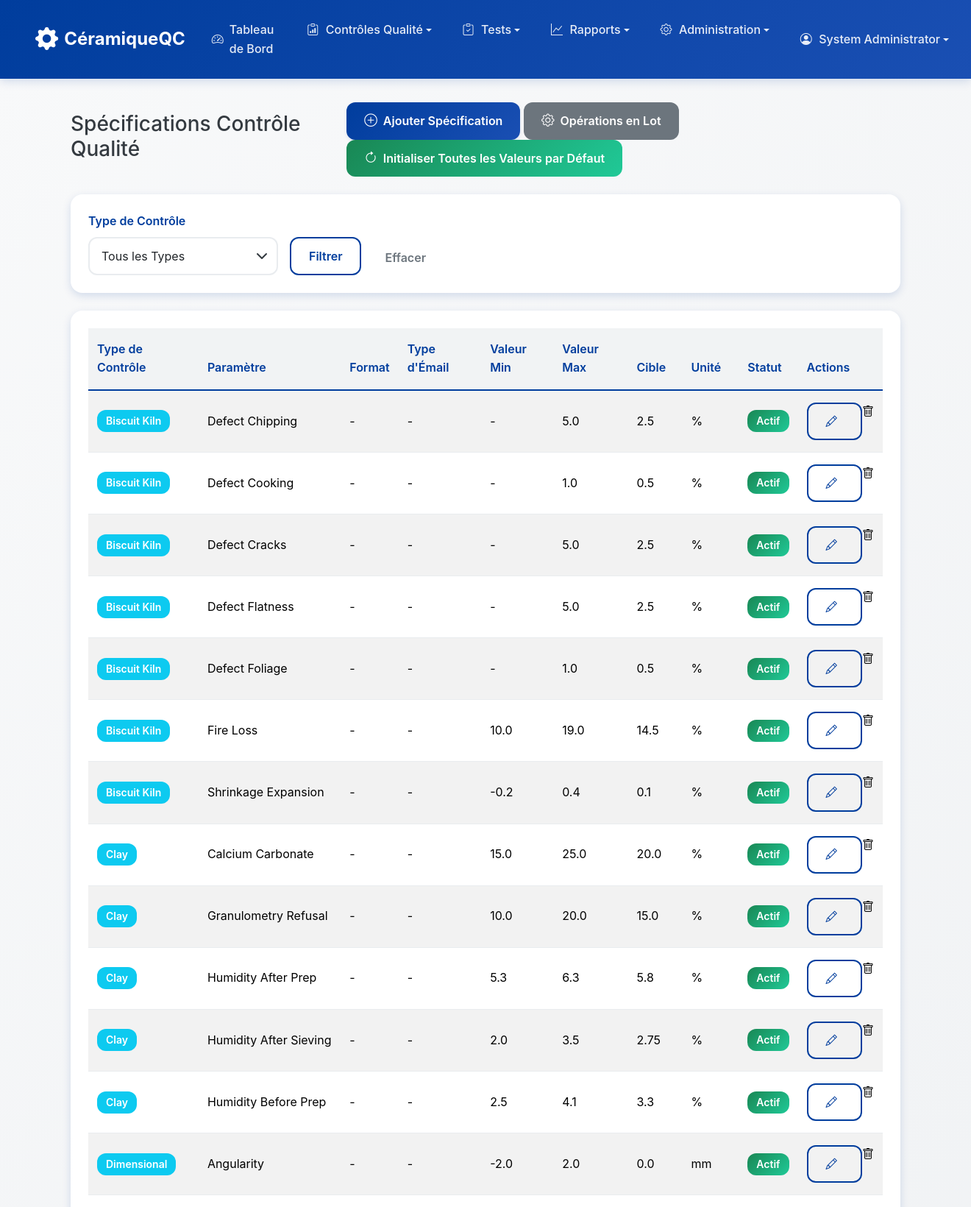
Screenshot of /specifications/ (signed in, upper part) with the database file from the repository.
### models.py (models this page shows, shortened)
class User(UserMixin, db.Model):
    id = db.Column(db.Integer, primary_key=True)
    username = db.Column(db.String(64), unique=True, nullable=False)
    email = db.Column(db.String(120), unique=True, nullable=False)
    password_hash = db.Column(db.String(256))
    role = db.Column(db.String(20), default='controller')  # controller, quality_manager, admin
    full_name = db.Column(db.String(100))
    created_at = db.Column(db.DateTime, default=datetime.utcnow)

class Specification(db.Model):
    id = db.Column(db.Integer, primary_key=True)
    control_type = db.Column(db.String(50), nullable=False)  # clay, press, dryer, etc.
    parameter_name = db.Column(db.String(100), nullable=False)  # humidity_before_prep, thickness, etc.
    format_type = db.Column(db.String(20))  # For format-specific specs (20x20, 25x40, etc.)
    enamel_type = db.Column(db.String(20))  # For enamel-specific specs
    min_value = db.Column(db.Float)
    max_value = db.Column(db.Float)
    target_value = db.Column(db.Float)
    unit = db.Column(db.String(20))  # %, mm, g, N, etc.
    constraints = db.Column(db.Text)  # JSON for complex rules
    is_active = db.Column(db.Boolean, default=True)
    description = db.Column(db.Text)
    created_by = db.Column(db.Integer, db.ForeignKey('user.id'))
    created_at = db.Column(db.DateTime, default=datetime.utcnow)
    updated_at = db.Column(db.DateTime, default=datetime.utcnow, onupdate=datetime.utcnow)
    creator = db.relationship('User', backref='created_specifications')

### routes/specifications.py (the view)
@spec_bp.route('/')
@login_required
def specifications():
    if current_user.role not in ['admin', 'quality_manager']:
        flash('Permissions insuffisantes pour accéder aux spécifications', 'error')
        return redirect(url_for('main.dashboard'))
    page = request.args.get('page', 1, type=int)
    control_filter = request.args.get('control_type')
    query = Specification.query
    if control_filter:
        query = query.filter(Specification.control_type == control_filter)
    specs = query.order_by(Specification.control_type, Specification.parameter_name).paginate(
        page=page, per_page=50, error_out=False)
    control_types = db.session.query(Specification.control_type.distinct()).all()
    control_types = [ct[0] for ct in control_types]
    return render_template('specifications/specifications.html',
                         specs=specs,
                         control_filter=control_filter,
                         control_types=control_types)

### templates/specifications/specifications.html (shortened to what this page needs)
{% extends "base.html" %}
{% block content %}
<div class="container-fluid">
    <div class="row">
        <div class="col-12">
            <div class="d-flex justify-content-between align-items-center mb-4">
                <h1 class="h3">Spécifications Contrôle Qualité</h1>
                <div>
                    <a href="{{ url_for('specifications.add_specification') }}" class="btn btn-primary">
                        <i class="bi bi-plus-circle"></i> Ajouter Spécification
                    </a>
                    <a href="{{ url_for('specifications.bulk_operations') }}" class="btn btn-secondary">
                        <i class="bi bi-gear"></i> Opérations en Lot
                    </a>
                    <a href="{{ url_for('specifications.initialize_all_defaults') }}" class="btn btn-success">
                        <i class="bi bi-arrow-clockwise"></i> Initialiser Toutes les Valeurs par Défaut
                    </a>
                </div>
            </div>
            <div class="card mb-4">
                <div class="card-body">
                    <form method="GET" class="row g-3">
                        <div class="col-md-3">
                            <label for="control_type" class="form-label">Type de Contrôle</label>
                            <select name="control_type" id="control_type" class="form-select">
                                <option value="">Tous les Types</option>
                            </select>
                        </div>
                        <div class="col-md-3 d-flex align-items-end">
                            <button type="submit" class="btn btn-outline-primary">Filtrer</button>
                            <a href="{{ url_for('specifications.specifications') }}" class="btn btn-outline-secondary ms-2">Effacer</a>
                        </div>
                    </form>
                </div>
            </div>
            <div class="card">
                <div class="card-body">
                    <div class="table-responsive">
                        <table class="table table-striped table-hover">
                            <thead class="table-dark">
                                <tr>
                                    <th>Type de Contrôle</th>
                                    <th>Paramètre</th>
                                    <th>Format</th>
                                    <th>Type d'Émail</th>
                                    <th>Valeur Min</th>
                                    <th>Valeur Max</th>
                                    <th>Cible</th>
                                    <th>Unité</th>
                                    <th>Statut</th>
                                    <th>Actions</th>
                                </tr>
                            </thead>
                            <tbody>
                                {% for spec in specs.items %}
                                <tr>
                                    <td>
                                        <span class="badge bg-info">{{ spec.control_type.replace('_', ' ').title() }}</span>
                                    </td>
                                    <td>{{ spec.parameter_name.replace('_', ' ').title() }}</td>
                                    <td>{{ spec.format_type or '-' }}</td>
                                    <td>{{ spec.enamel_type or '-' }}</td>
                                    <td>{{ spec.min_value if spec.min_value is not none else '-' }}</td>
                                    <td>{{ spec.max_value if spec.max_value is not none else '-' }}</td>
                                    <td>{{ spec.target_value if spec.target_value is not none else '-' }}</td>
                                    <td>{{ spec.unit }}</td>
                                    <td>
                                        {% if spec.is_active %}
                                        <span class="badge bg-success">Actif</span>
                                        {% else %}
                                        <span class="badge bg-secondary">Inactif</span>
                                        {% endif %}
                                    </td>
                                    <td>
                                        <div class="btn-group btn-group-sm">
                                            <a href="{{ url_for('specifications.edit_specification', id=spec.id) }}"
                                               class="btn btn-outline-primary" title="Modifier">
                                                <i class="bi bi-pencil"></i>
                                            </a>
                                            {% if current_user.role == 'admin' %}
                                            <form method="POST" action="{{ url_for('specifications.delete_specification', id=spec.id) }}"
                                                  class="d-inline" onsubmit="return confirm('Êtes-vous sûr de vouloir supprimer cette spécification?');"
                                                <button type="submit" class="btn btn-outline-danger" title="Supprimer">
                                                    <i class="bi bi-trash"></i>
                                            </form>
                                            {% endif %}
                                        </div>
                                    </td>
                                </tr>
                                {% endfor %}
                            </tbody>
                        </table>
                    </div>
                </div>
            </div>
        </div>
    </div>
</div>
{% endblock %}

### templates/base.html (shortened to what this page needs)
<!DOCTYPE html>
<html lang="fr">
<head>
    <link href="https://cdn.jsdelivr.net/npm/bootstrap@5.3.2/dist/css/bootstrap.min.css" rel="stylesheet">
    <link rel="stylesheet" href="https://cdn.jsdelivr.net/npm/bootstrap-icons@1.11.2/font/bootstrap-icons.css">
    <link rel="stylesheet" href="{{ url_for('static', filename='css/main.css') }}">
</head>
<body>
    <nav class="navbar navbar-expand-xl navbar-dark sticky-top" role="navigation" aria-label="Navigation principale">
        <div class="container-fluid">
            <a class="navbar-brand d-flex align-items-center" href="{{ url_for('main.dashboard') }}" aria-label="Accueil Contrôle QC Céramique">
                <i class="bi bi-gear-fill me-2" aria-hidden="true"></i>
                <span class="d-none d-sm-inline">Céramique</span> QC
            </a>
            <div class="collapse navbar-collapse" id="navbarNav">
                <ul class="navbar-nav me-auto">
                    <li class="nav-item">
                        <a class="nav-link {{ 'active' if request.endpoint == 'main.dashboard' }}"
                           href="{{ url_for('main.dashboard') }}" aria-current="{% if request.endpoint == 'main.dashboard' %}page{% endif %}">
                            <i class="bi bi-speedometer2" aria-hidden="true"></i> Tableau de Bord
                        </a>
                    </li>
                    <li class="nav-item dropdown">
                        <a class="nav-link dropdown-toggle" href="#" role="button" data-bs-toggle="dropdown"
                           aria-expanded="false" aria-haspopup="true" id="qualityDropdown">
                            <i class="bi bi-clipboard-data" aria-hidden="true"></i>
                            <span class="d-xl-inline d-none">Contrôles Qualité</span>
                        </a>
                    </li>
                    <li class="nav-item dropdown">
                        <a class="nav-link dropdown-toggle" href="#" role="button" data-bs-toggle="dropdown"
                           aria-expanded="false" aria-haspopup="true" id="testingDropdown">
                            <i class="bi bi-clipboard-check" aria-hidden="true"></i> Tests
                        </a>
                    </li>
                    <li class="nav-item dropdown">
                        <a class="nav-link dropdown-toggle" href="#" role="button" data-bs-toggle="dropdown"
                           aria-expanded="false" aria-haspopup="true" id="reportsDropdown">
                            <i class="bi bi-graph-up" aria-hidden="true"></i> Rapports
                        </a>
                    </li>
                    {% if current_user.is_authenticated and current_user.role in ['admin', 'quality_manager'] %}
                    <li class="nav-item dropdown">
                        <a class="nav-link dropdown-toggle" href="#" role="button" data-bs-toggle="dropdown"
                           aria-expanded="false" aria-haspopup="true" id="adminDropdown">
                            <i class="bi bi-gear" aria-hidden="true"></i> Administration
                        </a>
                    </li>
                    {% endif %}
                </ul>
                <ul class="navbar-nav">
                    {% if current_user.is_authenticated %}
                    <li class="nav-item dropdown">
                        <a class="nav-link dropdown-toggle d-flex align-items-center" href="#" role="button"
                           data-bs-toggle="dropdown" aria-expanded="false" aria-haspopup="true" id="userDropdown">
                            <i class="bi bi-person-circle me-2" aria-hidden="true"></i>
                            <span class="d-none d-lg-inline">{{ current_user.full_name or current_user.username }}</span>
                        </a>
                    </li>
                    {% else %}
                    <li class="nav-item">
                        <a class="nav-link" href="{{ url_for('auth.login') }}">
                            <i class="bi bi-box-arrow-in-right" aria-hidden="true"></i> Connexion
                        </a>
                    </li>
                    {% endif %}
                </ul>
            </div>
        </div>
    </nav>
    <main class="container-fluid py-3" id="main-content" role="main">
        <div class="fade-in">
            {% block content %}{% endblock %}
        </div>
    </main>
</body>
</html>

### rows the page displays
User: full_name "System Administrator"
Specification: control_type.replace "Biscuit Kiln", parameter_name.replace "Defect Chipping", format_type "-", enamel_type "-", min_value "-", max_value "5.0", target_value "2.5", unit "%", is_active "Actif"
Specification: control_type.replace "Biscuit Kiln", parameter_name.replace "Defect Cooking", format_type "-", enamel_type "-", min_value "-", max_value "1.0", target_value "0.5", unit "%", is_active "Actif"
Specification: control_type.replace "Biscuit Kiln", parameter_name.replace "Defect Cracks", format_type "-", enamel_type "-", min_value "-", max_value "5.0", target_value "2.5", unit "%", is_active "Actif"
Specification: control_type.replace "Biscuit Kiln", parameter_name.replace "Defect Flatness", format_type "-", enamel_type "-", min_value "-", max_value "5.0", target_value "2.5", unit "%", is_active "Actif"
Specification: control_type.replace "Biscuit Kiln", parameter_name.replace "Defect Foliage", format_type "-", enamel_type "-", min_value "-", max_value "1.0", target_value "0.5", unit "%", is_active "Actif"
Specification: control_type.replace "Biscuit Kiln", parameter_name.replace "Fire Loss", format_type "-", enamel_type "-", min_value "10.0", max_value "19.0", target_value "14.5", unit "%", is_active "Actif"
Specification: control_type.replace "Biscuit Kiln", parameter_name.replace "Shrinkage Expansion", format_type "-", enamel_type "-", min_value "-0.2", max_value "0.4", target_value "0.1", unit "%", is_active "Actif"
Specification: control_type.replace "Clay", parameter_name.replace "Calcium Carbonate", format_type "-", enamel_type "-", min_value "15.0", max_value "25.0", target_value "20.0", unit "%", is_active "Actif"
Specification: control_type.replace "Clay", parameter_name.replace "Granulometry Refusal", format_type "-", enamel_type "-", min_value "10.0", max_value "20.0", target_value "15.0", unit "%", is_active "Actif"
Specification: control_type.replace "Clay", parameter_name.replace "Humidity After Prep", format_type "-", enamel_type "-", min_value "5.3", max_value "6.3", target_value "5.8", unit "%", is_active "Actif"
Specification: control_type.replace "Clay", parameter_name.replace "Humidity After Sieving", format_type "-", enamel_type "-", min_value "2.0", max_value "3.5", target_value "2.75", unit "%", is_active "Actif"
Specification: control_type.replace "Clay", parameter_name.replace "Humidity Before Prep", format_type "-", enamel_type "-", min_value "2.5", max_value "4.1", target_value "3.3", unit "%", is_active "Actif"
Specification: control_type.replace "Dimensional", parameter_name.replace "Angularity", format_type "-", enamel_type "-", min_value "-2.0", max_value "2.0", target_value "0.0", unit "mm", is_active "Actif"
